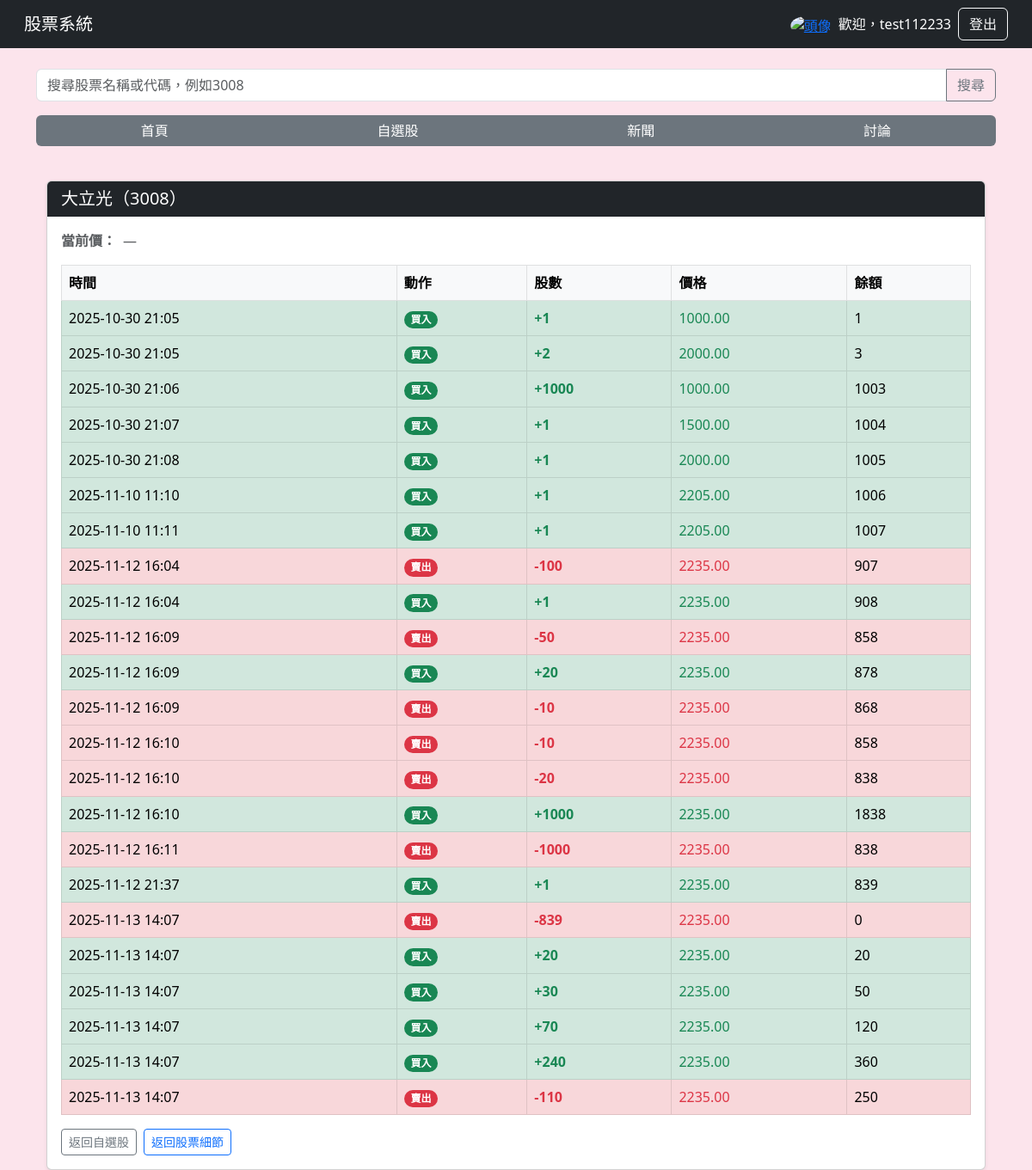
The page /watchlist/3008/history/ (signed in) on the database its author committed.
### main/models.py (models this page shows, shortened)
class StockSnapshot(models.Model):
    code = models.CharField(max_length=10, db_index=True)
    name = models.CharField(max_length=50, null=True, blank=True)
    price = models.DecimalField(max_digits=12, decimal_places=2, null=True, blank=True)
    shares = models.BigIntegerField(null=True, blank=True)
    market_cap = models.DecimalField(max_digits=20, decimal_places=2, null=True, blank=True)
    pe = models.DecimalField(max_digits=10, decimal_places=2, null=True, blank=True)
    dividend_yield = models.DecimalField(max_digits=6, decimal_places=2, null=True, blank=True)
    created_at = models.DateTimeField(auto_now_add=True)

class BuyRecord(models.Model):
    user = models.ForeignKey(User, on_delete=models.CASCADE)
    stock_code = models.CharField(max_length=10, null=True, blank=True)
    quantity = models.IntegerField()
    price = models.DecimalField(max_digits=10, decimal_places=2)
    created_at = models.DateTimeField(auto_now_add=True)
    class Meta:
        constraints = [
            models.CheckConstraint(
                check=~Q(quantity=0), name="buyrecord_quantity_nonzero"
            ),
        ]

### main/views.py (the view, shortened to what this page needs)
# urls.py: path("watchlist/<str:stock_code>/history/", views.trade_history, name="trade_history"),
@login_required
def trade_history(request, stock_code):
    user = request.user
    code = str(stock_code)
    records_qs = (BuyRecord.objects
                  .filter(user=user, stock_code=code)
                  .order_by("created_at"))
    running_qty = 0
    records = []
    for r in records_qs:
        action = "BUY" if r.quantity >= 0 else "SELL"
        running_qty += r.quantity
        records.append({
            "created_at": r.created_at,
            "action": action,
            "quantity": abs(r.quantity),
            "price": r.price,
            "balance": running_qty
        })
    try:
        current_price = get_current_price_now(code)
    except Exception:
        current_price = None
    snap = (StockSnapshot.objects
            .filter(code=code)
            .order_by("-created_at")
            .first())
    stock_name = snap.name if snap and snap.name else code
    return render(request, "trade_history.html", {
        "stock_code": code,
        "stock_name": stock_name,
        "records": records,
        "current_price": current_price
    })

### templates/trade_history.html (shortened to what this page needs)
{% extends "base.html" %}
{% block content %}
<div class="container mt-3">
  <div class="card shadow-sm">
    <div class="card-header bg-dark text-white">
      <h5 class="mb-0">{{ stock_name }}（{{ stock_code }}）</h5>
    </div>
    <div class="card-body p-3">
      <div class="d-flex align-items-baseline mb-3">
        <span class="fw-semibold text-muted me-2">當前價：</span>
        {% if current_price %}
          <span class="fs-5 fw-bold text-dark">{{ current_price }}</span><span class="ms-1">元</span>
        {% else %}
          <span class="text-muted">—</span>
        {% endif %}
      </div>
      <table class="table table-bordered mb-0">
        <thead class="table-light">
          <tr><th>時間</th><th>動作</th><th>股數</th><th>價格</th><th>餘額</th></tr>
        </thead>
        <tbody>
        {% for r in records %}
            <tr class="{% if r.action == 'BUY' %}table-success{% else %}table-danger{% endif %}">
            <td>{{ r.created_at|date:"Y-m-d H:i" }}</td>
            <td>
                {% if r.action == 'BUY' %}
                <span class="badge rounded-pill text-bg-success">買入</span>
                {% else %}
                <span class="badge rounded-pill text-bg-danger">賣出</span>
                {% endif %}
            </td>
            <td class="fw-semibold {% if r.action == 'BUY' %}text-success{% else %}text-danger{% endif %}">
                {% if r.action == 'BUY' %}+{% else %}-{% endif %}{{ r.quantity }}
            </td>
            <td class="{% if r.action == 'BUY' %}text-success{% else %}text-danger{% endif %}">
                {{ r.price }}
            </td>
            <td>{{ r.balance }}</td>
            </tr>
        {% empty %}
            <tr><td colspan="5" class="text-center text-muted">尚無紀錄</td></tr>
        {% endfor %}
        </tbody>
      </table>
        <div class="mt-3 d-flex gap-2">
        <a href="{% url 'my_watchlist' %}" class="btn btn-outline-secondary btn-sm">
            返回自選股
        </a>
        <a href="{% url 'stock_detail' stock_code=stock_code %}" class="btn btn-outline-primary btn-sm">
            返回股票細節
        </a>
        </div>
    </div>
  </div>
</div>
{% endblock %}

### templates/base.html (shortened to what this page needs)
<!DOCTYPE html>
<html lang="zh-TW">
<head>
    <link href="https://cdn.jsdelivr.net/npm/bootstrap@5.3.0/dist/css/bootstrap.min.css" rel="stylesheet">
</head>
<body>
<nav class="navbar navbar-expand-lg navbar-dark bg-dark px-3">
    <div class="container-fluid">
        <a class="navbar-brand" href="/">股票系統</a>
        <div class="d-flex align-items-center ms-auto">
            {% if user.is_authenticated %}
                <a href="{% url 'profile' %}" class="me-2">
                    <img src="https://cdn-icons-png.flaticon.com/512/847/847969.png"
                         alt="頭像"
                         class="rounded-circle"
                         width="30" height="30"
                         style="vertical-align: middle; transform: translateY(1px);">
                </a>
                <span class="text-white me-2">歡迎，{{ user.username }}</span>
                <a class="btn btn-outline-light" href="{% url 'logout' %}">登出</a>
            {% else %}
                <a class="btn btn-outline-light me-2" href="{% url 'login' %}">登入</a>
                <a class="btn btn-outline-light" href="{% url 'register' %}">註冊</a>
            {% endif %}
        </div>
    </div>
</nav>
<div class="container mt-4">
    <form class="input-group mb-3" method="GET" action="/search">
        <input type="text" class="form-control" name="query" placeholder="搜尋股票名稱或代碼，例如3008" required>
        <button class="btn btn-outline-secondary" type="submit">搜尋</button>
    </form>
    {% with current=request.resolver_match.url_name %}
    <div class="btn-group w-100 mb-4">
        <a href="{% url 'index' %}"
        class="nav-btn btn {% if current == 'index' %}active-tab{% endif %}">
            首頁
        </a>
        <a href="{% url 'my_watchlist' %}"
        class="nav-btn btn {% if current == 'my_watchlist' %}active-tab{% endif %}">
            自選股
        </a>
        <a href="{% url 'news' %}"
        class="nav-btn btn {% if current == 'news' %}active-tab{% endif %}">
            新聞
        </a>
        <a href="{% url 'forum_list' %}"
        class="nav-btn btn
        {% if current == 'forum_list' or current == 'forum_new' or current == 'forum_post' %}active-tab{% endif %}">
            討論
        </a>
    </div>
    {% endwith %}
    {% block content %}{% endblock %}
</div>
</body>
</html>

### templates/base.html (style rules this page uses)
body { background-color: #fce4ec; }

### rows shown on the page
StockSnapshot: name "大立光"
BuyRecord: created_at "2025-10-30 21:05", price "1000.00"
BuyRecord: created_at "2025-10-30 21:05", price "2000.00"
BuyRecord: created_at "2025-10-30 21:06", price "1000.00"
BuyRecord: created_at "2025-10-30 21:07", price "1500.00"
BuyRecord: created_at "2025-10-30 21:08", price "2000.00"
BuyRecord: created_at "2025-11-10 11:10", price "2205.00"
BuyRecord: created_at "2025-11-10 11:11", price "2205.00"
BuyRecord: created_at "2025-11-12 16:04", price "2235.00"
BuyRecord: created_at "2025-11-12 16:04", price "2235.00"
BuyRecord: created_at "2025-11-12 16:09", price "2235.00"
BuyRecord: created_at "2025-11-12 16:09", price "2235.00"
BuyRecord: created_at "2025-11-12 16:09", price "2235.00"
BuyRecord: created_at "2025-11-12 16:10", price "2235.00"
BuyRecord: created_at "2025-11-12 16:10", price "2235.00"
BuyRecord: created_at "2025-11-12 16:10", price "2235.00"
BuyRecord: created_at "2025-11-12 16:11", price "2235.00"
BuyRecord: created_at "2025-11-12 21:37", price "2235.00"
BuyRecord: created_at "2025-11-13 14:07", price "2235.00"
BuyRecord: created_at "2025-11-13 14:07", price "2235.00"
BuyRecord: created_at "2025-11-13 14:07", price "2235.00"
BuyRecord: created_at "2025-11-13 14:07", price "2235.00"
BuyRecord: created_at "2025-11-13 14:07", price "2235.00"
BuyRecord: created_at "2025-11-13 14:07", price "2235.00"

### other values the page prints
{{ user.username }} "test112233"
{{ stock_code }} "3008"
{{ r.quantity }} "1" "2" "1000" "1" "1" "1" "1" "100" "1" "50" "20" "10" "10" "20" "1000" "1000" "1" "839" "20" "30" "70" "240" "110"
{{ r.balance }} "1" "3" "1003" "1004" "1005" "1006" "1007" "907" "908" "858" "878" "868" "858" "838" "1838" "838" "839" "0" "20" "50" "120" "360" "250"
